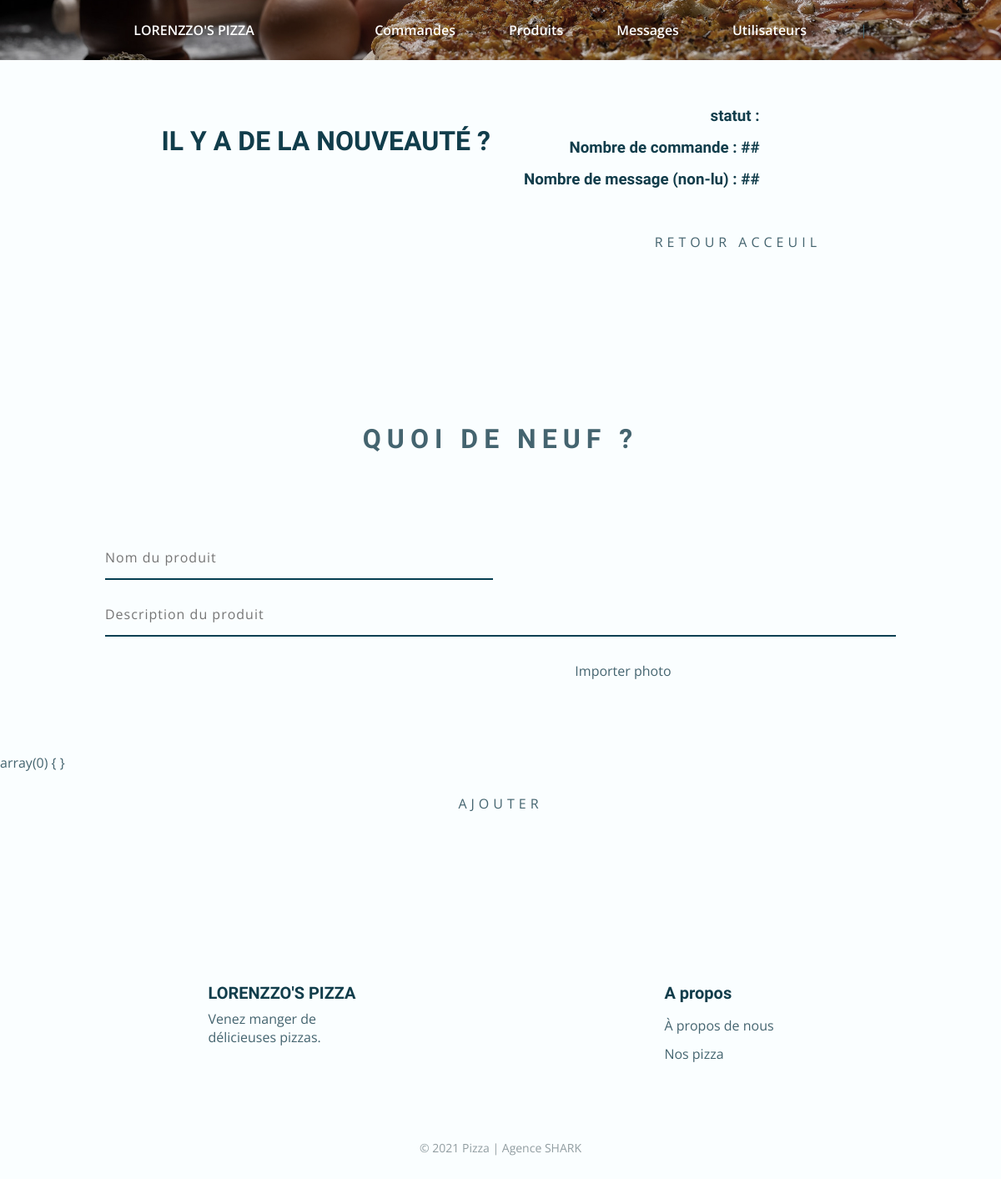
The page /admin-ajouter.php?id=2 on the database as committed earlier.
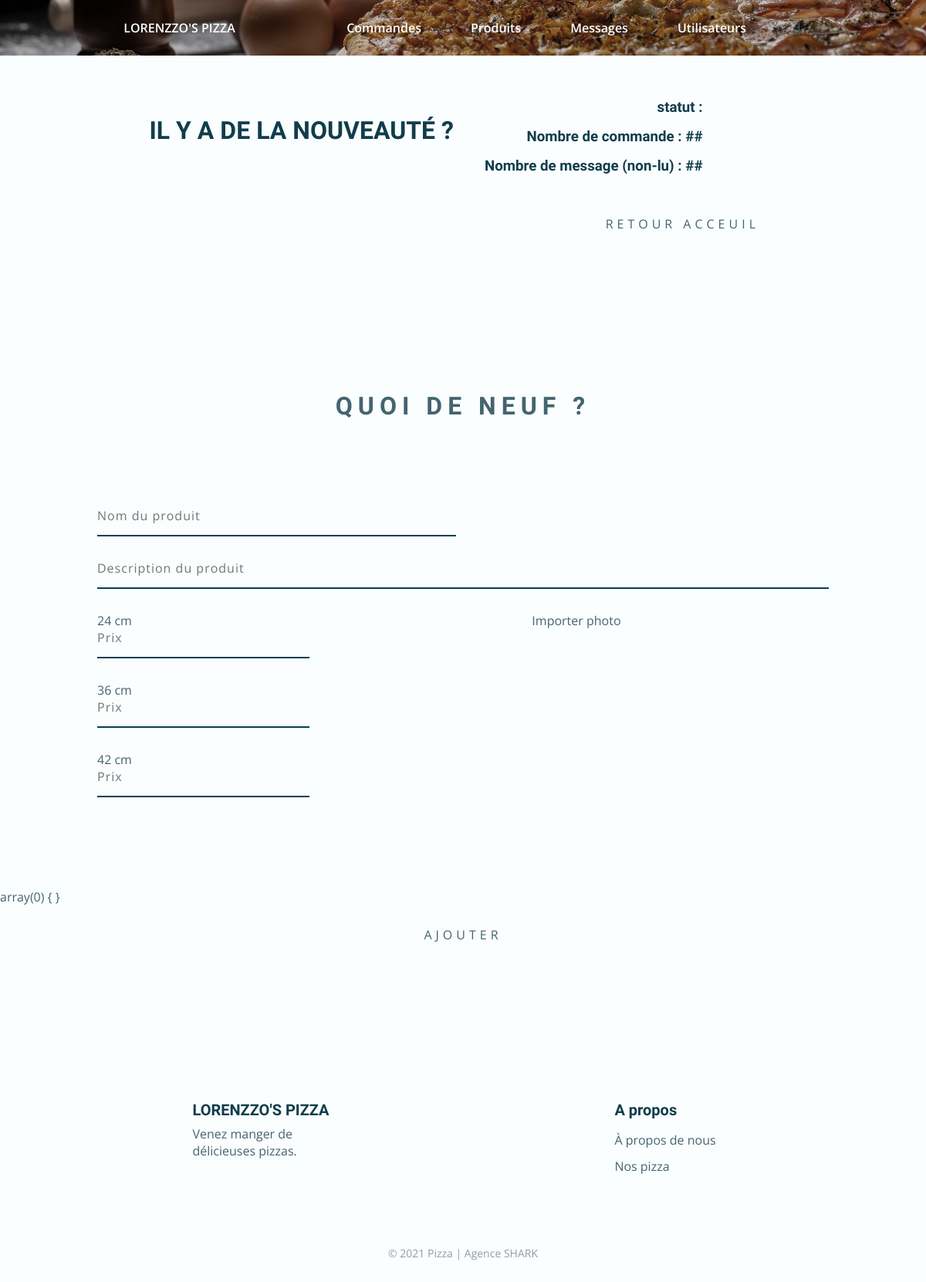
The same page on the database as committed later.
### tables this page shows
CREATE TABLE IF NOT EXISTS `option_product` (
  `id` int NOT NULL AUTO_INCREMENT,
  `opt` varchar(255) NOT NULL,
  `category_id` int DEFAULT NULL,
  PRIMARY KEY (`id`),
  KEY `fk_option_category` (`category_id`)
);

### dbcontroller.php (called while the page is built, shortened)
<?php
class DBController {
    private $host = "localhost";
    private $user = "root";
    private $password = "";
    private $database = "lorenzzobd_dieug";
    private $conn;
    function __construct() {
        $this->conn = $this->connectDB();
    }
    function connectDB() {
        $conn = new PDO("mysql:host=" . $this->host . ";dbname=" . $this->database, $this->user, $this->password);
        return $conn;
    }
    function runQuery($query) {
        $result = $this->conn->query($query);
        while($row=$result->fetch(PDO::FETCH_ASSOC)) {
            $resultset[] = $row;
        }
        if(!empty($resultset))
            return $resultset;
    }
}
?>

### admin-ajouter.php (the view, shortened to what this page needs)
<?php include('base/head.php') ?>
<?php
    require_once ('dbcontroller.php');
    $db_handle = new DBcontroller();
?>
<?php include ('base/header-admin.php') ?>
<?php
    $admin = $_SESSION['admin'];
    $id = $_GET['id'];
    $sizes = $db_handle->runQuery("SELECT * FROM option_product WHERE category_id = $id");
?>
<section class="hero">
    <img src="assets/img/home1.jpg" alt="" class="hero__img">
</section>
<section class="section">
    <div class="container grid">
        <div class="add__container container grid">
            <div class="add__info">
                <h1 class="add__info-title">Il y a de la nouveauté ?</h1>
            </div>
            <div class="add__data">
                <h3 class="add__data-title">statut : <?= $admin['poste'] ?></h3>
                <h3 class="add__data-title">Nombre de commande : ##</h3>
                <h3 class="add__data-title">Nombre de message (non-lu) : ##</h3>
            </div>
        </div>
        <div class="add__button">
            <div class="button">
                <a href="admin.php" class="button__title button__slide-effect">Retour Acceuil</a>
            </div>
        </div>
    </div>
</section>
<section class="add section">
    <div class="container grid">
        <h1 class="add__title">Quoi de neuf ?</h1>
        <form action="#" method="post" id="contact_form" enctype="multipart/form-data">
            <div class="add__form-name">
                <label for="name">
                <input type="text" placeholder="Nom du produit" name="name" id="name_input" required>
                </label>
            </div>
            <div class="add__form-description">
                <label for="name">
                <input type="text" placeholder="Description du produit" name="name" id="name_input" required>
                </label>
            </div>
            <div class="add__form-price">
                <?php
                    foreach($sizes as $size){
                     ?>
                <label for="name">
               <?= $size['opt'] ?><input type="text" placeholder="Prix" name="<?= $size['id'] ?>" id="name_input" required>
                </label>
                     <?php
                    }
                ?>
           </div>
            <div class="add__form-upload">
                <label class="label-ajout" for="upload-photo">Importer photo </label>
            </div>
    </div>
                    <?php var_dump($_POST) ?>
    <div class="add__form-button">
        <div class="button">
            <input type="submit" class="button__title button__slide-effect" value="Ajouter"/>
        </div>
    </div>
</section>
<?php include('base/footer.php') ?>
<?php include ('base/script.php') ?>

### base/head.php (shortened to what this page needs)
<!doctype html>
<html lang=fr>
<head>
    <link rel="stylesheet" href="https://unicons.iconscout.com/release/v4.0.0/css/line.css">
    <link rel="stylesheet" href="assets/css/swiper-bundle.min.css">
    <link rel="stylesheet" href="assets/css/style.css">
</head>
<body>

### base/header-admin.php (shortened to what this page needs)
<header class="header nav__menu-page" id="header">
    <nav class="nav container">
        <a href="index.php" class="nav__logo">LORENZZO'S PIZZA</a>
        <div class="nav__menu" id="nav-menu">
            <ul class="nav__list">
                <li>
                    <a href="admin-commandes.php" class="nav__link">Commandes</a>
                </li>
                <li>
                    <a href="admin-modifier-produit.php" class="nav__link">Produits</a>
                </li>
                <li>
                    <a href="admin-messages.php" class="nav__link">Messages</a>
                </li>
                <li>
                    <a href="admin-clients.php" class="nav__link">Utilisateurs</a>
                </li>
                <li>
                    |
                </li>
            </ul>
        </div>
    </nav>
</header>

### base/footer.php
<footer class="footer section">
    <div class="footer__container container grid">
        <div class="footer__content grid">
            <div>
                <h3 class="footer__title">LORENZZO'S PIZZA</h3>
                <p class="footer__description">Venez manger de <br> délicieuses pizzas.
                </p>
            </div>
            <div class="footer__data">
                <h3 class="footer__subtitle">A propos</h3>
                <ul>
                    <li class="footer__item">
                        <a href="#about" class="footer__link">À propos de nous</a>
                    </li>
                    <li class="footer__item">
                        <a href="menu.php" class="footer__link">Nos pizza</a>
                    </li>
                </ul>
            </div>
        </div>
        <div class="footer__rights">
            <p class="footer__copy">&#169; 2021 Pizza | Agence SHARK</p>
        </div>
    </div>
</footer>

### base/script.php (shortened to what this page needs)
</body>
</html>

Rows that differ between the two databases and show on the page:
now on this page (row edited): option_product: opt "24 cm"
now on this page (row edited): option_product: opt "36 cm"
now on this page (row edited): option_product: opt "42 cm"
